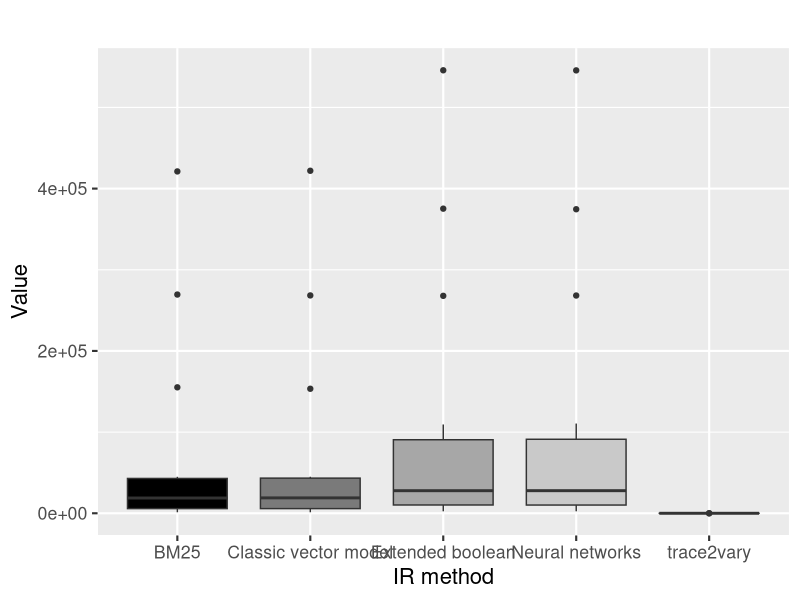

Here is the R script that generated this plot:
#loading library
require("ggplot2")

# selecting the current directory
setwd("/Users/tassiovale/Dropbox/PhD Thesis/trace2vary/trace_recovery/results/")

# read csv file
data <- read.csv("results_output.csv")

chart <- ggplot(data=data, aes(x=method, y=performance, fill=method)) +
    geom_boxplot() +
scale_fill_grey(start = 0, end = .9) +
guides(fill=FALSE) +
ggtitle("") +
labs(x="", y="") +
theme_grey(base_size = 16) +
xlab("IR method") +
ylab("Value")

ggsave("results_performanceavg_chart.eps")
